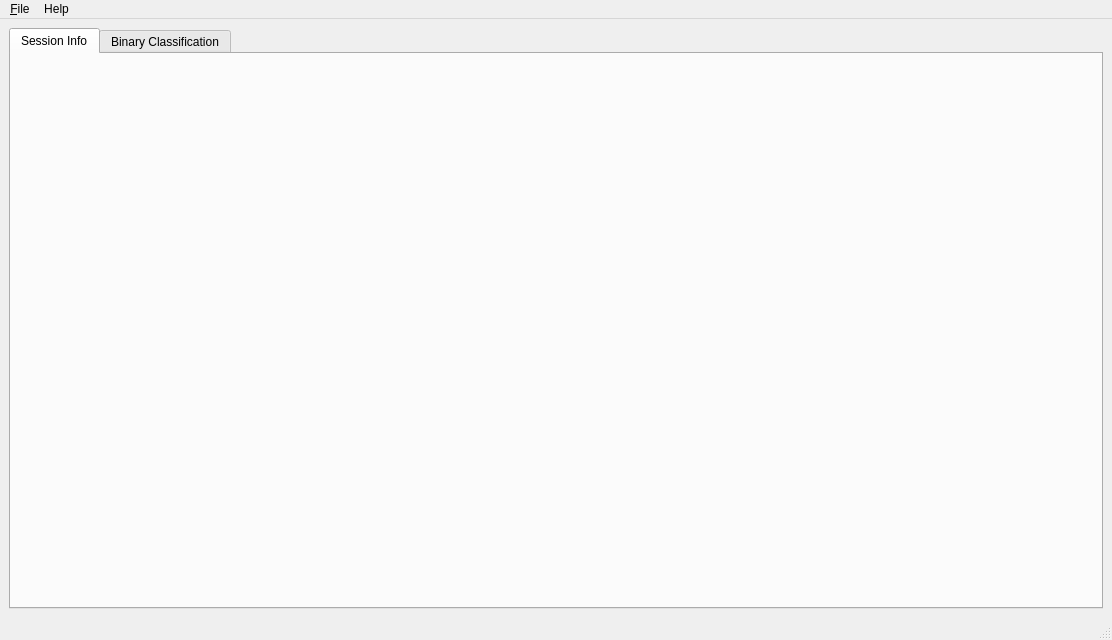
<?xml version="1.0" encoding="UTF-8"?>
<ui version="4.0">
 <class>MainWindow</class>
 <widget class="QMainWindow" name="MainWindow">
  <property name="geometry">
   <rect>
    <x>0</x>
    <y>0</y>
    <width>1112</width>
    <height>640</height>
   </rect>
  </property>
  <property name="acceptDrops">
   <bool>true</bool>
  </property>
  <property name="windowTitle">
   <string>MainWindow</string>
  </property>
  <widget class="QWidget" name="centralwidget">
   <layout class="QHBoxLayout" name="horizontalLayout">
    <item>
     <widget class="QTabWidget" name="tabWidget">
      <property name="currentIndex">
       <number>0</number>
      </property>
      <widget class="QWidget" name="session">
       <attribute name="title">
        <string>Session Info</string>
       </attribute>
      </widget>
      <widget class="QWidget" name="binary">
       <attribute name="title">
        <string>Binary Classification</string>
       </attribute>
      </widget>
     </widget>
    </item>
   </layout>
  </widget>
  <widget class="QMenuBar" name="menubar">
   <property name="geometry">
    <rect>
     <x>0</x>
     <y>0</y>
     <width>1112</width>
     <height>31</height>
    </rect>
   </property>
   <widget class="QMenu" name="menuFile">
    <property name="title">
     <string>&amp;File</string>
    </property>
    <addaction name="separator"/>
    <addaction name="actionOpen"/>
    <addaction name="actionQuit"/>
   </widget>
   <widget class="QMenu" name="menuHelp">
    <property name="title">
     <string>Help</string>
    </property>
    <addaction name="actionSoftware"/>
    <addaction name="actionAbout"/>
   </widget>
   <addaction name="menuFile"/>
   <addaction name="menuHelp"/>
  </widget>
  <widget class="QStatusBar" name="statusbar"/>
  <action name="action_add">
   <property name="text">
    <string>&amp;Add measurements</string>
   </property>
  </action>
  <action name="action_clear">
   <property name="text">
    <string>&amp;Clear measurements</string>
   </property>
  </action>
  <action name="actionQuit">
   <property name="text">
    <string>&amp;Quit</string>
   </property>
  </action>
  <action name="action_add_folder">
   <property name="text">
    <string>Add &amp;folder with measurements</string>
   </property>
  </action>
  <action name="actionAbout">
   <property name="text">
    <string>About</string>
   </property>
  </action>
  <action name="actionSoftware">
   <property name="text">
    <string>Software</string>
   </property>
  </action>
  <action name="actionOpen">
   <property name="text">
    <string>&amp;Open .rtdc file</string>
   </property>
  </action>
 </widget>
 <resources/>
 <connections/>
</ui>
